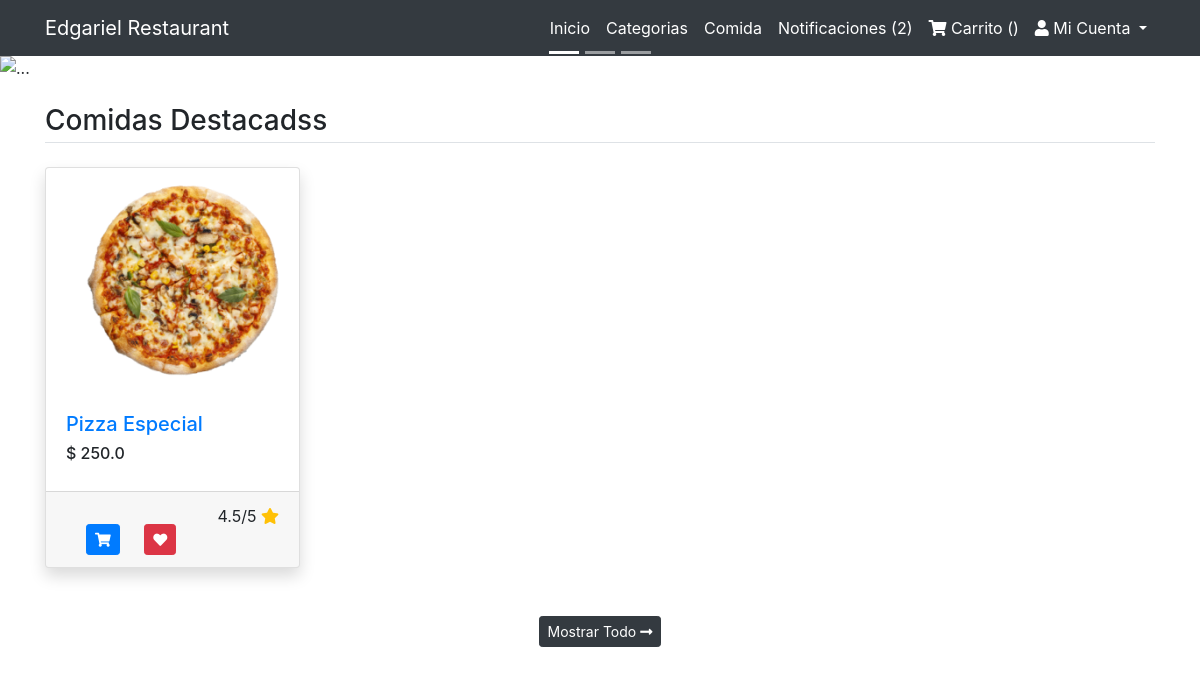
Before: / with the older database file.
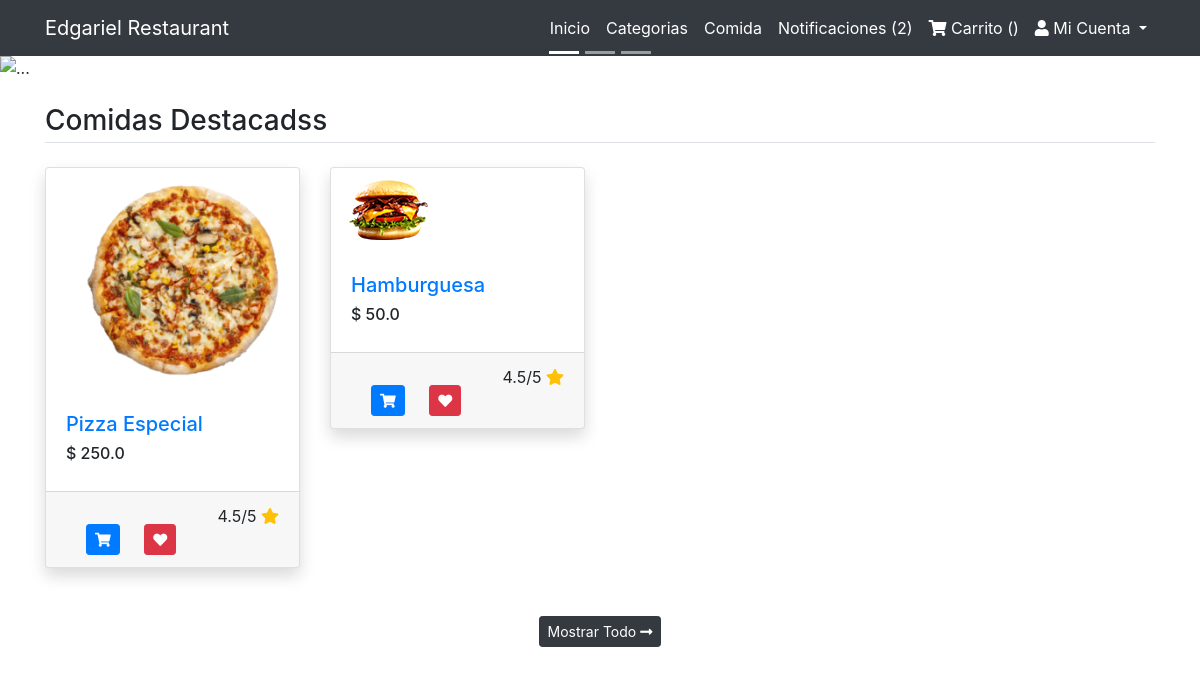
After: the same page with the newer database file.
### main/models.py (models this page shows, shortened)
class Dish(models.Model):
    name = models.CharField(max_length=100)
    image = models.ImageField(upload_to="dish_img/") #gotta install pillow, pip install pillow
    price = models.FloatField()
    slug = models.SlugField(max_length=400, null=True)
    description = models.CharField(max_length=200, null=True, blank=True)
    category = models.ForeignKey(Category, on_delete=models.CASCADE)
    ingredient = models.ManyToManyField(Ingredient)
    quantity = models.IntegerField()
    status = models.BooleanField(default=True)
    is_featured = models.BooleanField(default=False)
    class Meta:
        verbose_name_plural = 'Dishes'

### main/views.py (the view)
# urls.py: path('', views.home, name='home'),
def home(request):
    data=Dish.objects.filter(is_featured=True).order_by('-id')
    return render(request, 'main/index.html', {'data':data})

### main/templates/main/index.html (shortened to what this page needs)
{% extends 'main/base.html' %}
{% load static %}
{% block content %}
<div id="carouselExampleIndicators" class="carousel slide" data-ride="carousel">
  <ol class="carousel-indicators">
    <li data-target="#carouselExampleIndicators" data-slide-to="0" class="active"></li>
    <li data-target="#carouselExampleIndicators" data-slide-to="1"></li>
    <li data-target="#carouselExampleIndicators" data-slide-to="2"></li>
  </ol>
  <div class="carousel-inner">
    <div class="carousel-item active">
      <img src="https://image.shutterstock.com/image-photo/various-asian-meals-on-rustic-260nw-1075946798.jpg" class="d-block w-100" alt="...">
    </div>
  </div>
  <a class="carousel-control-prev" href="#carouselExampleIndicators" role="button" data-slide="prev">
    <span class="carousel-control-prev-icon" aria-hidden="true"></span>
  </a>
  <a class="carousel-control-next" href="#carouselExampleIndicators" role="button" data-slide="next">
    <span class="carousel-control-next-icon" aria-hidden="true"></span>
  </a>
</div>
<main class="container my-4">
	<h3 class="my-4 border-bottom pb-1">Comidas Destacadss</h3>
	<div class="row">
    {% for dish in data %}
		<div class="col-md-3 mb-4">
			<div class="card shadow">
			  <a href="" class="card-img-top" alt=""><img src="/media/{{dish.image}}" alt=""></a>
			  <div class="card-body">
			    <h5 class="card-text"><a href="/dish/{{dish.slug}}/{{dish.id}}">{{dish.name}}</a></h5>
          <h6>$ <span class="">{{dish.price}}</span></h6>
			  </div>
			  <div class="card-footer">
			  	<button class="btn btn-sm btn-primary add-to-cart" data-index=""><i class="fa fa-shopping-cart"></i></button>
			  	<button class="btn btn-sm btn-danger add-wishlist" data-product=""><i class="fa fa-heart"></i></button>
			  	<span class="float-right">
			  		4.5/5
			  		<i class="fa fa-star text-warning"></i>
			  	</span>
			  </div>
			</div>
		</div>
    {% endfor %}
	</div>
	<p class="my-4 text-center"><a href="{% url 'dishes-list' %}" class="btn btn-dark btn-sm">Mostrar Todo <i class="fa fa-long-arrow-alt-right"></i></a></p>
</main>
{% endblock %}

Changed rows visible on the page:
now on this page (row edited): Dish: image (picture), name "Hamburguesa", price "50.0"
